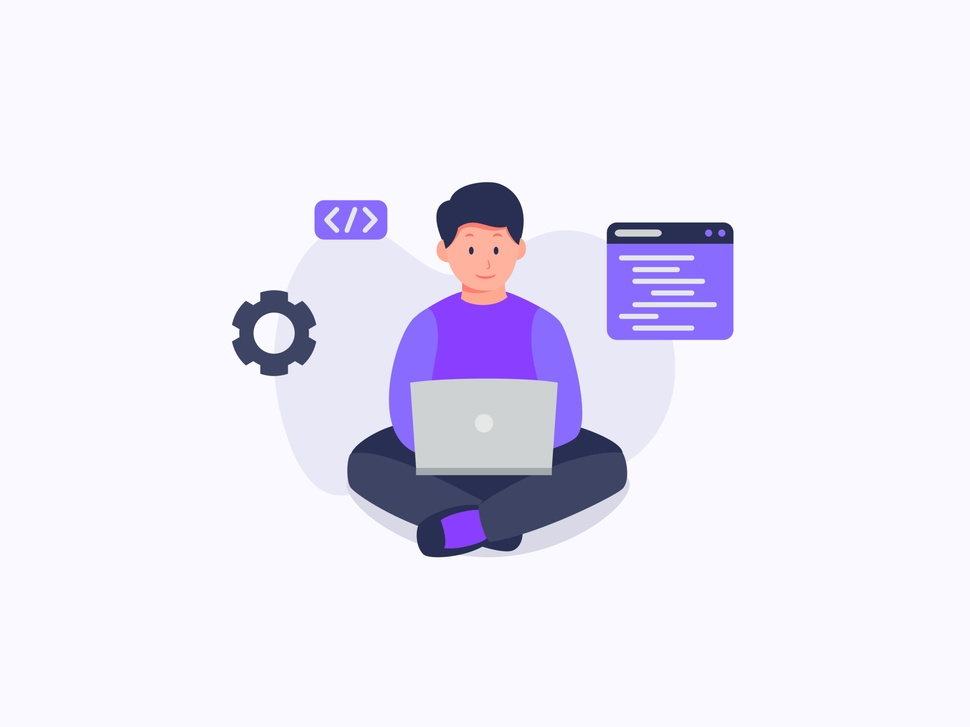
#> input picture Session 3/filters/image.jpeg, 970 x 727 px, shrunk from 1920 x 1440 before the run
$ python sepia.py
#> lines starting #> are read from the running program, lines starting #| are printed output that depends on the picture
import cv2
import numpy as np

# Load the image
image = cv2.imread("image.jpeg")
#> image is the input picture: shape (727, 970, 3); mean B, G, R 246.2, 232.4, 235.4

# Apply Sepia filter
sepia_filter = np.array([[0.272, 0.534, 0.131],
                         [0.349, 0.686, 0.168],
                         [0.393, 0.769, 0.189]])
sepia_image = cv2.transform(image, sepia_filter)
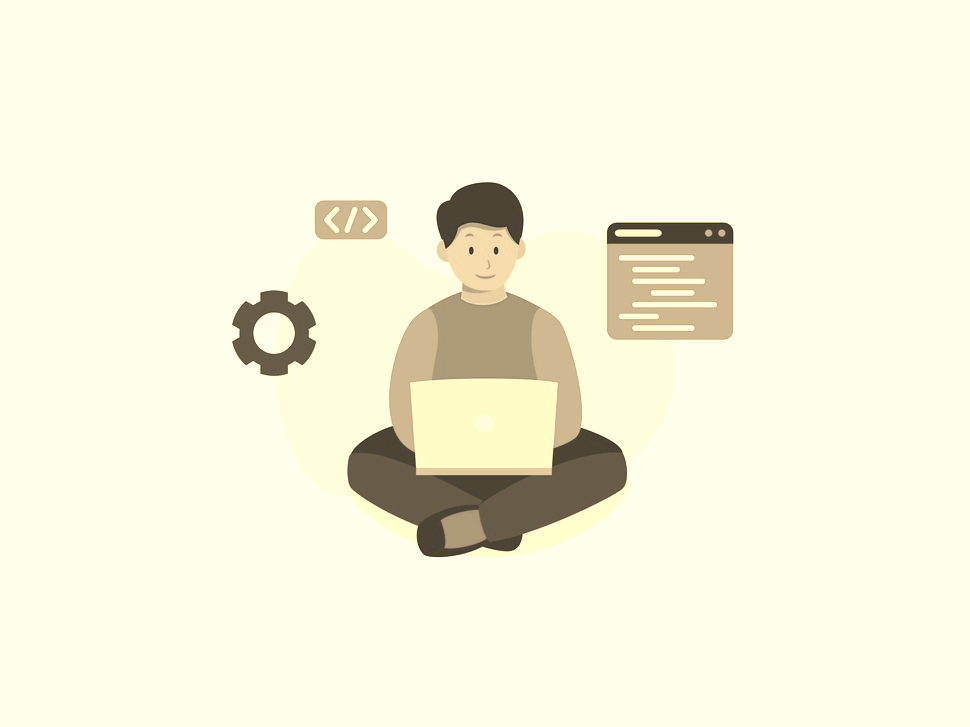
#> sepia_image: shape (727, 970, 3); mean B, G, R 221.9, 244.5, 246.1

# Display the original and filtered images
cv2.imshow("Original Image", image)
cv2.imshow("Sepia Filtered Image", sepia_image)
cv2.waitKey(0)
cv2.destroyAllWindows()
